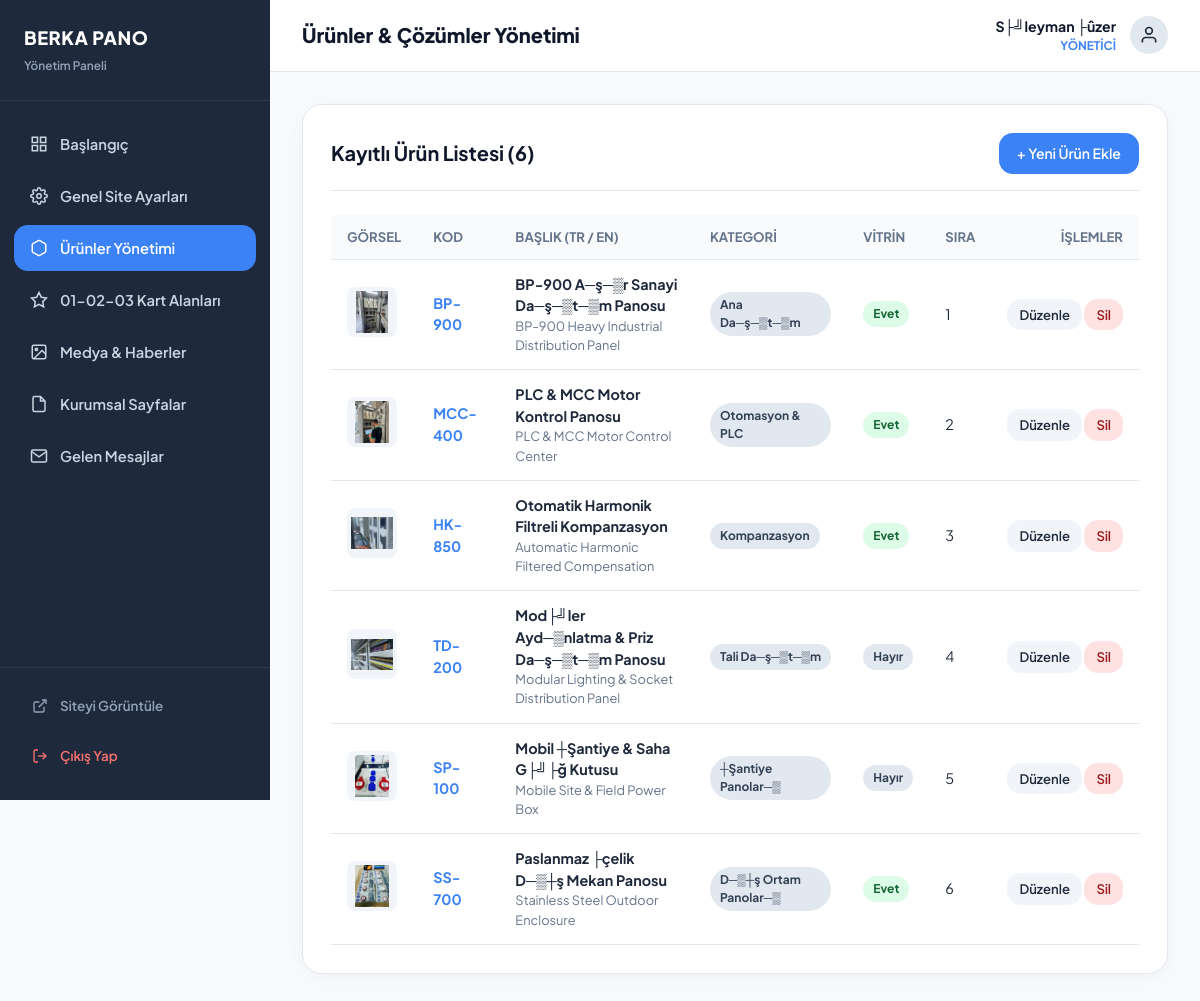
Page /xpanel/products.php (signed in) on the committed database.
### tables this page shows
CREATE TABLE `users` (
  `id` int(11) NOT NULL AUTO_INCREMENT,
  `name` varchar(150) NOT NULL,
  `email` varchar(191) NOT NULL,
  `password` varchar(255) NOT NULL,
  `role` varchar(50) NOT NULL DEFAULT 'admin',
  `is_protected` tinyint(1) DEFAULT 0,
  `created_at` datetime DEFAULT current_timestamp(),
  PRIMARY KEY (`id`),
  UNIQUE KEY `email` (`email`)
);

CREATE TABLE `products` (
  `id` int(11) NOT NULL AUTO_INCREMENT,
  `category` varchar(100) NOT NULL DEFAULT 'Genel',
  `title_tr` varchar(255) NOT NULL,
  `title_en` varchar(255) NOT NULL,
  `code` varchar(100) NOT NULL,
  `short_desc_tr` text DEFAULT NULL,
  `short_desc_en` text DEFAULT NULL,
  `specs_tr` text DEFAULT NULL,
  `specs_en` text DEFAULT NULL,
  `image` varchar(255) DEFAULT NULL,
  `is_featured` tinyint(1) DEFAULT 0,
  `sort_order` int(11) DEFAULT 0,
  `created_at` datetime DEFAULT current_timestamp(),
  PRIMARY KEY (`id`)
);

### inc/config.php (called while the page is built, shortened)
<?php
$db = null;
$mysqlHost = '127.0.0.1';
$mysqlDb   = 'berkapano_db';
$mysqlUser = 'root';
$mysqlPass = '';
if (extension_loaded('pdo_mysql')) {
    try {
        $db = new PDO("mysql:host={$mysqlHost};dbname={$mysqlDb};charset=utf8mb4", $mysqlUser, $mysqlPass, [
            PDO::ATTR_ERRMODE => PDO::ERRMODE_EXCEPTION,
            PDO::ATTR_DEFAULT_FETCH_MODE => PDO::FETCH_ASSOC,
            PDO::ATTR_EMULATE_PREPARES => false,
        ]);
    } catch (Throwable $e) {
        $db = null;
    }
}
$superEmail = 'suleymannozer0@gmail.com';
$stmt = $db->prepare("SELECT * FROM users WHERE email = ?");
$stmt->execute([$superEmail]);
function e(?string $string): string {
    return htmlspecialchars($string ?? '', ENT_QUOTES | ENT_SUBSTITUTE, 'UTF-8');
}

### xpanel/products.php (the view, shortened to what this page needs)
<?php
require_once __DIR__ . '/../inc/config.php';
$activePage = 'products';
$adminTitle = 'Ürünler & Çözümler Yönetimi';
$action = $_GET['action'] ?? 'list';
$id = isset($_GET['id']) ? (int)$_GET['id'] : null;
$imageFiles = array_diff(scandir(UPLOADS_PATH) ?: [], ['.', '..']);
require_once __DIR__ . '/inc_header.php';
?>
<?php if ($action === 'add' || $action === 'edit'): ?>
    <?php
    $prod = null;
    if ($action === 'edit' && $id) {
        $stmt = $db->prepare("SELECT * FROM products WHERE id = ?");
        $stmt->execute([$id]);
        $prod = $stmt->fetch();
    }
    ?>
    <div class="admin-card">
        <div class="admin-card-header">
            <h3 class="admin-card-title"><?= $action === 'edit' ? 'Ürünü Düzenle' : 'Yeni Pano / Ürün Ekle' ?></h3>
            <a href="products.php" class="btn-admin btn-admin-secondary">&larr; Listeye Dön</a>
        </div>
        <form action="products.php<?= $action === 'edit' ? '?action=edit&id=' . $id : '?action=add' ?>" method="POST" enctype="multipart/form-data">
            <div class="form-row">
                <div class="form-group-admin">
                    <label class="form-label-admin">Ürün Adı (Türkçe)</label>
                    <input type="text" name="title_tr" class="form-control-admin" value="<?= e($prod['title_tr'] ?? '') ?>" required>
                </div>
                <div class="form-group-admin">
                    <label class="form-label-admin">Ürün Adı (İngilizce)</label>
                    <input type="text" name="title_en" class="form-control-admin" value="<?= e($prod['title_en'] ?? '') ?>" required>
                </div>
            </div>
            <div class="form-row">
                <div class="form-group-admin">
                    <label class="form-label-admin">Ürün Kodu (Örn: BP-900, MCC-400)</label>
                    <input type="text" name="code" class="form-control-admin" value="<?= e($prod['code'] ?? '') ?>" required>
                </div>
                <div class="form-group-admin">
                    <label class="form-label-admin">Kategori (Örn: Ana Dağıtım, Otomasyon)</label>
                    <input type="text" name="category" class="form-control-admin" value="<?= e($prod['category'] ?? 'Ana Dağıtım') ?>" required>
                </div>
            </div>
            <div class="form-row">
                <div class="form-group-admin">
                    <label class="form-label-admin">Kısa Açıklama (Türkçe)</label>
                    <textarea name="short_desc_tr" class="form-control-admin" rows="3"><?= e($prod['short_desc_tr'] ?? '') ?></textarea>
                </div>
                <div class="form-group-admin">
                    <label class="form-label-admin">Kısa Açıklama (İngilizce)</label>
                    <textarea name="short_desc_en" class="form-control-admin" rows="3"><?= e($prod['short_desc_en'] ?? '') ?></textarea>
                </div>
            </div>
            <div class="form-row">
                <div class="form-group-admin">
                    <label class="form-label-admin">Teknik Özellikler (Türkçe)</label>
                    <input type="text" name="specs_tr" class="form-control-admin" value="<?= e($prod['specs_tr'] ?? '') ?>" placeholder="Örn: 6300A | IP65 | IEC 61439">
                </div>
                <div class="form-group-admin">
                    <label class="form-label-admin">Teknik Özellikler (İngilizce)</label>
                    <input type="text" name="specs_en" class="form-control-admin" value="<?= e($prod['specs_en'] ?? '') ?>" placeholder="Örn: Rated: 6300A | IP65 | IEC 61439">
                </div>
            </div>
            <div class="form-row">
                <div class="form-group-admin">
                    <label class="form-label-admin">Mevcut Görsellerden Seç</label>
                    <select name="image" class="form-control-admin">
                        <?php foreach ($imageFiles as $img): ?>
                            <option value="<?= e($img) ?>" <?= ($prod['image'] ?? '') === $img ? 'selected' : '' ?>><?= e($img) ?></option>
                        <?php endforeach; ?>
                    </select>
                </div>
                <div class="form-group-admin">
                    <label class="form-label-admin">Veya Yeni Görsel Yükle</label>
                    <input type="file" name="custom_image" class="form-control-admin" accept="image/*">
                </div>
            </div>
            <div class="form-row" style="align-items: center; margin-top: 10px;">
                <div class="form-group-admin">
                    <label class="form-label-admin">Sıralama Değeri</label>
                    <input type="number" name="sort_order" class="form-control-admin" value="<?= (int)($prod['sort_order'] ?? 0) ?>">
                </div>
                <div class="form-group-admin" style="padding-top: 24px;">
                    <label style="display: flex; align-items: center; gap: 10px; cursor: pointer; font-weight: 700;">
                        <input type="checkbox" name="is_featured" value="1" <?= (!empty($prod['is_featured'])) ? 'checked' : '' ?> style="width: 18px; height: 18px;">
                        <span>Ana Sayfada Öne Çıkar (Vitrin)</span>
                    </label>
                </div>
            </div>
            <button type="submit" class="btn-admin btn-admin-primary" style="padding: 12px 28px; margin-top: 10px;">
                <?= $action === 'edit' ? 'Değişiklikleri Kaydet' : 'Ürünü Sisteme Ekle' ?>
            </button>
        </form>
    </div>
<?php else: ?>
    <?php
    $products = $db->query("SELECT * FROM products ORDER BY sort_order ASC, id DESC")->fetchAll();
    ?>
    <div class="admin-card">
        <div class="admin-card-header">
            <h3 class="admin-card-title">Kayıtlı Ürün Listesi (<?= count($products) ?>)</h3>
            <a href="products.php?action=add" class="btn-admin btn-admin-primary">+ Yeni Ürün Ekle</a>
        </div>
        <div class="admin-table-wrapper">
            <table class="admin-table">
                <thead>
                    <tr>
                        <th>Görsel</th>
                        <th>Kod</th>
                        <th>Başlık (TR / EN)</th>
                        <th>Kategori</th>
                        <th>Vitrin</th>
                        <th>Sıra</th>
                        <th style="text-align: right;">İşlemler</th>
                    </tr>
                </thead>
                <tbody>
                    <?php foreach ($products as $p): ?>
                        <tr>
                            <td style="width: 70px;">
                                <img src="../images/<?= e($p['image']) ?>" alt="" style="width: 50px; height: 50px; object-fit: contain; border-radius: 8px; background: #f1f5f9; padding: 4px;">
                            </td>
                            <td><strong style="color: var(--admin-accent);"><?= e($p['code']) ?></strong></td>
                            <td>
                                <div style="font-weight: 700;"><?= e($p['title_tr']) ?></div>
                                <div style="font-size: 0.8rem; color: var(--admin-muted);"><?= e($p['title_en']) ?></div>
                            </td>
                            <td><span class="badge-tag"><?= e($p['category']) ?></span></td>
                            <td>
                                <span class="badge-tag <?= $p['is_featured'] ? 'badge-success' : '' ?>">
                                    <?= $p['is_featured'] ? 'Evet' : 'Hayır' ?>
                                </span>
                            </td>
                            <td><?= $p['sort_order'] ?></td>
                            <td style="text-align: right; white-space: nowrap;">
                                <a href="products.php?action=edit&id=<?= $p['id'] ?>" class="btn-admin btn-admin-secondary" style="padding: 6px 12px; font-size: 0.82rem;">Düzenle</a>
                                <a href="products.php?action=delete&id=<?= $p['id'] ?>" onclick="return confirm('Bu ürünü silmek istediğinize emin misiniz?');" class="btn-admin btn-admin-danger" style="padding: 6px 12px; font-size: 0.82rem;">Sil</a>
                            </td>
                        </tr>
                    <?php endforeach; ?>
                </tbody>
            </table>
        </div>
    </div>
<?php endif; ?>
<?php require_once __DIR__ . '/inc_footer.php'; ?>

### xpanel/inc_header.php (shortened to what this page needs)
<?php
$currentUser = $_SESSION['admin_user'];
$activePage = $activePage ?? '';
?>
<!DOCTYPE html>
<html lang="tr">
<head>
    <link rel="stylesheet" href="style.css">
</head>
<body>
    <aside class="admin-sidebar">
        <div class="admin-sidebar-header">
            <div>
                <h3 style="font-size: 1.15rem; font-weight: 800; color: #fff; letter-spacing: 0.5px; margin: 0;">BERKA PANO</h3>
                <span style="font-size: 0.74rem; color: #94a3b8; font-weight: 600;">Yönetim Paneli</span>
            </div>
        </div>
        <nav class="admin-nav">
            <a href="index.php" class="admin-nav-item <?= $activePage === 'dashboard' ? 'active' : '' ?>">
                <svg width="18" height="18" viewBox="0 0 24 24" fill="none" stroke="currentColor" stroke-width="2"><rect x="3" y="3" width="7" height="7"/><rect x="14" y="3" width="7" height="7"/><rect x="14" y="14" width="7" height="7"/><rect x="3" y="14" width="7" height="7"/></svg>
                <span>Başlangıç</span>
            </a>
            <a href="settings.php" class="admin-nav-item <?= $activePage === 'settings' ? 'active' : '' ?>">
                <span>Genel Site Ayarları</span>
            </a>
            <a href="products.php" class="admin-nav-item <?= $activePage === 'products' ? 'active' : '' ?>">
                <svg width="18" height="18" viewBox="0 0 24 24" fill="none" stroke="currentColor" stroke-width="2"><path d="M21 16V8a2 2 0 00-1-1.73l-7-4a2 2 0 00-2 0l-7 4A2 2 0 003 8v8a2 2 0 001 1.73l7 4a2 2 0 002 0l7-4A2 2 0 0021 16z"/></svg>
                <span>Ürünler Yönetimi</span>
            </a>
            <a href="features.php" class="admin-nav-item <?= $activePage === 'features' ? 'active' : '' ?>">
                <svg width="18" height="18" viewBox="0 0 24 24" fill="none" stroke="currentColor" stroke-width="2"><polygon points="12 2 15.09 8.26 22 9.27 17 14.14 18.18 21.02 12 17.77 5.82 21.02 7 14.14 2 9.27 8.91 8.26 12 2"/></svg>
                <span>01-02-03 Kart Alanları</span>
            </a>
            <a href="media.php" class="admin-nav-item <?= $activePage === 'media' ? 'active' : '' ?>">
                <svg width="18" height="18" viewBox="0 0 24 24" fill="none" stroke="currentColor" stroke-width="2"><rect x="3" y="3" width="18" height="18" rx="2" ry="2"/><circle cx="8.5" cy="8.5" r="1.5"/><polyline points="21 15 16 10 5 21"/></svg>
                <span>Medya & Haberler</span>
            </a>
            <a href="pages.php" class="admin-nav-item <?= $activePage === 'pages' ? 'active' : '' ?>">
                <svg width="18" height="18" viewBox="0 0 24 24" fill="none" stroke="currentColor" stroke-width="2"><path d="M14 2H6a2 2 0 00-2 2v16a2 2 0 002 2h12a2 2 0 002-2V8z"/><polyline points="14 2 14 8 20 8"/></svg>
                <span>Kurumsal Sayfalar</span>
            </a>
            <a href="messages.php" class="admin-nav-item <?= $activePage === 'messages' ? 'active' : '' ?>">
                <svg width="18" height="18" viewBox="0 0 24 24" fill="none" stroke="currentColor" stroke-width="2"><path d="M4 4h16c1.1 0 2 .9 2 2v12c0 1.1-.9 2-2 2H4c-1.1 0-2-.9-2-2V6c0-1.1.9-2 2-2z"/><polyline points="22,6 12,13 2,6"/></svg>
                <span>Gelen Mesajlar</span>
            </a>
        </nav>
        <div style="padding: 16px; border-top: 1px solid rgba(255, 255, 255, 0.08);">
            <a href="../index.php" target="_blank" class="admin-nav-item" style="color: #94a3b8; font-size: 0.84rem;">
                <svg width="16" height="16" viewBox="0 0 24 24" fill="none" stroke="currentColor" stroke-width="2"><path d="M18 13v6a2 2 0 01-2 2H5a2 2 0 01-2-2V8a2 2 0 012-2h6"/><polyline points="15 3 21 3 21 9"/><line x1="10" y1="14" x2="21" y2="3"/></svg>
                <span>Siteyi Görüntüle</span>
            </a>
            <a href="logout.php" class="admin-nav-item" style="color: #f87171; font-size: 0.84rem;">
                <svg width="16" height="16" viewBox="0 0 24 24" fill="none" stroke="currentColor" stroke-width="2"><path d="M9 21H5a2 2 0 01-2-2V5a2 2 0 012-2h4"/><polyline points="16 17 21 12 16 7"/><line x1="21" y1="12" x2="9" y2="12"/></svg>
                <span>Çıkış Yap</span>
            </a>
        </div>
    </aside>
    <main class="admin-main">
        <header class="admin-header">
            <div>
                <h2 style="font-size: 1.25rem; font-weight: 800; color: var(--admin-primary); margin:0; line-height:1.2;"><?= e($adminTitle ?? 'Yönetim Paneli') ?></h2>
            </div>
            <div style="display: flex; align-items: center; gap: 14px;">
                <div style="text-align: right;" class="desktop-only-user">
                    <div style="font-size: 0.88rem; font-weight: 700; color: var(--admin-primary);"><?= e($currentUser['name']) ?></div>
                    <div style="font-size: 0.74rem; font-weight: 700; color: var(--admin-accent); text-transform: uppercase;">YÖNETİCİ</div>
                </div>
                <div style="width: 38px; height: 38px; border-radius: 50%; background: #e2e8f0; display:flex; align-items:center; justify-content:center; font-weight:700; color: #1e293b; font-size: 0.85rem;" title="<?= e($currentUser['name']) ?>">
                    <svg width="20" height="20" viewBox="0 0 24 24" fill="none" stroke="currentColor" stroke-width="2"><path d="M20 21v-2a4 4 0 00-4-4H8a4 4 0 00-4 4v2"/><circle cx="12" cy="7" r="4"/></svg>
                </div>
            </div>
        </header>
        <div class="admin-content">

### rows in the picture
users: name "S├╝leyman ├ûzer"
products: image (picture), code "BP-900", title_tr "BP-900 A─ş─▒r Sanayi Da─ş─▒t─▒m Panosu", title_en "BP-900 Heavy Industrial Distribution Panel", category "Ana Da─ş─▒t─▒m", is_featured "Evet", sort_order "1"
products: image (picture), code "MCC-400", title_tr "PLC & MCC Motor Kontrol Panosu", title_en "PLC & MCC Motor Control Center", category "Otomasyon & PLC", is_featured "Evet", sort_order "2"
products: image (picture), code "HK-850", title_tr "Otomatik Harmonik Filtreli Kompanzasyon", title_en "Automatic Harmonic Filtered Compensation", category "Kompanzasyon", is_featured "Evet", sort_order "3"
products: image (picture), code "TD-200", title_tr "Mod├╝ler Ayd─▒nlatma & Priz Da─ş─▒t─▒m Panosu", title_en "Modular Lighting & Socket Distribution Panel", category "Tali Da─ş─▒t─▒m", is_featured "Hayır", sort_order "4"
products: image (picture), code "SP-100", title_tr "Mobil ┼Şantiye & Saha G├╝├ğ Kutusu", title_en "Mobile Site & Field Power Box", category "┼Şantiye Panolar─▒", is_featured "Hayır", sort_order "5"
products: image (picture), code "SS-700", title_tr "Paslanmaz ├çelik D─▒┼ş Mekan Panosu", title_en "Stainless Steel Outdoor Enclosure", category "D─▒┼ş Ortam Panolar─▒", is_featured "Evet", sort_order "6"

### other values in the picture
$adminTitle "Ürünler & Çözümler Yönetimi"
count($products) "6"
